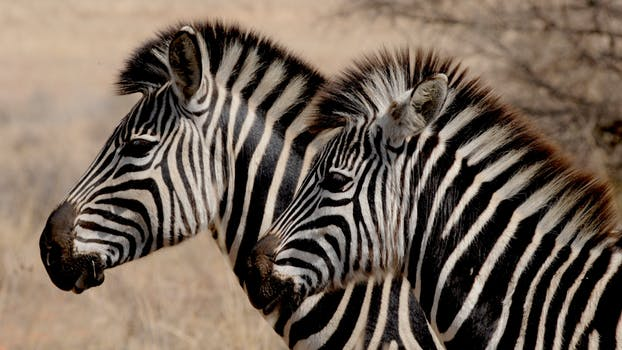
#> input picture images/zebras.jpg, 622 x 350 px
$ python gradients.py
#> lines starting #> are read from the running program, lines starting #| are printed output that depends on the picture; long printed decimals are rounded
import cv2
import numpy as np
import matplotlib.pyplot as plt
from skimage import filters


def f_NMS(Gm, Gd):
    num_rows, num_cols = Gm.shape[0], Gm.shape[1]
    Gd_bins = 45 * (np.round(Gd / 45))

    G_NMS = np.zeros(Gm.shape)

    neighbor_a, neighbor_b = 0., 0.

    for r in range(1, num_rows - 1):
        for c in range(1, num_cols - 1):
            angle = Gd_bins[r, c]
            if angle == 180. or angle == -180. or angle == 0.:
                neighbor_a, neighbor_b = Gm[r + 1, c], Gm[r - 1, c]
            elif angle == 90. or angle == -90.:
                neighbor_a, neighbor_b = Gm[r, c - 1], Gm[r, c + 1]
            elif angle == 45. or angle == -135.:
                neighbor_a, neighbor_b = Gm[r + 1, c + 1], Gm[r - 1, c - 1]
            elif angle == -45. or angle == 135.:
                neighbor_a, neighbor_b = Gm[r - 1, c + 1], Gm[r + 1, c - 1]
            else:
                print("error")
                return

            if Gm[r, c] > neighbor_a and Gm[r, c] > neighbor_b:
                G_NMS[r, c] = Gm[r, c]

    return G_NMS


img = cv2.imread("images/zebras.jpg", cv2.IMREAD_GRAYSCALE)
#> img: shape (350, 622); min 0, max 235, mean 104.2

kernel = cv2.getGaussianKernel(11, 2)

kernel = kernel.dot(kernel.T)

img_gaussian = cv2.filter2D(img, -1, kernel)
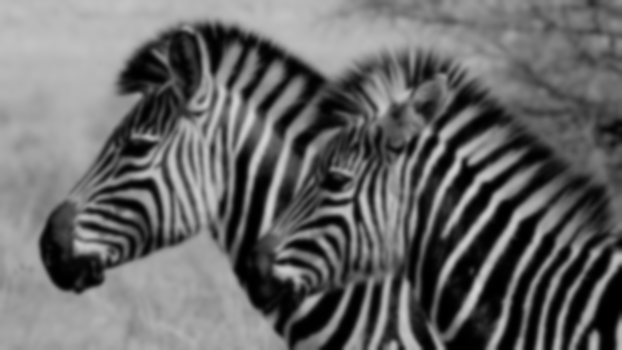
#> img_gaussian: shape (350, 622); min 0, max 211, mean 104.2

img_gaussian = np.float64(img_gaussian)

mask_x = np.zeros((2, 1))
mask_x[0] = -1
mask_x[1] = 1

I_x = cv2.filter2D(img_gaussian, -1, mask_x)
mask_y = mask_x.T
I_y = cv2.filter2D(img_gaussian, -1, mask_y)
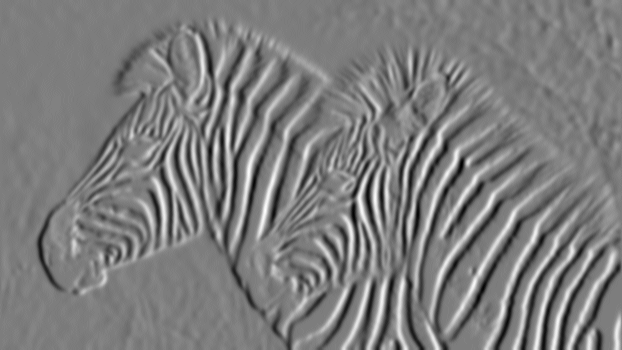
#> I_y: shape (350, 622) float64; min -38, max 39, mean -0.1; drawn with min black and max white

Gm = (I_x ** 2 + I_y ** 2) ** 0.5
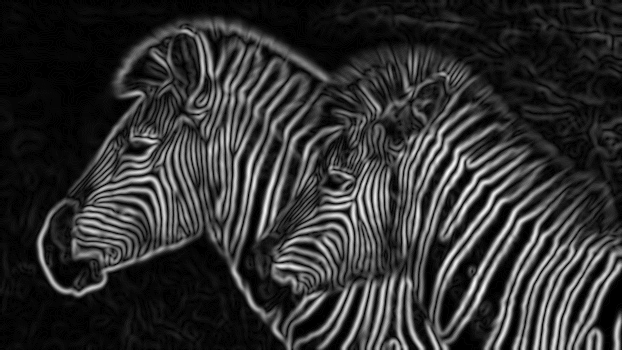
#> Gm: shape (350, 622) float64; min 0, max 40.8, mean 8; drawn with min black and max white
Gd = np.rad2deg(np.arctan2(I_y, I_x))

bins = np.array([-180., -135., -90., -45., 0., 45., 90., 135., 180.])

inds = np.digitize(Gd, bins) - 1
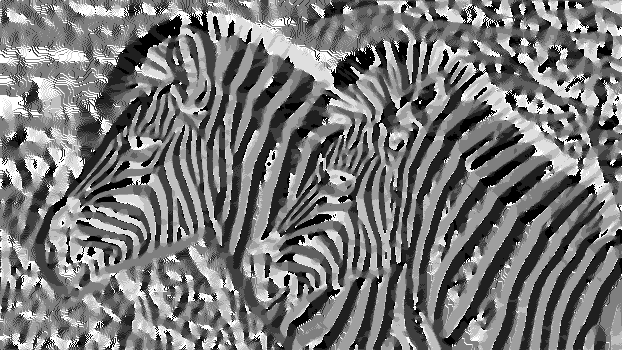
#> inds: shape (350, 622) int64; min 0, max 8, mean 3.77; drawn with min black and max white
Gd_bin = bins[inds.flatten()].reshape(Gd.shape)

print(Gd.max(), Gd.min())
#| 180.0 -178.363
G_NMS = f_NMS(Gm, Gd)
#> after the loop in f_NMS, `for r in range(1, num_rows - 1):`:
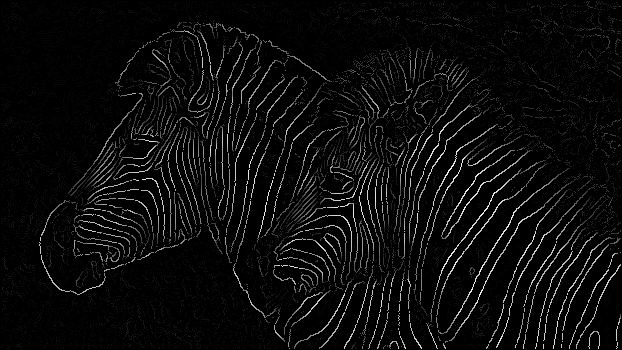
#> G_NMS: shape (350, 622) float64; min 0, max 40.8, mean 1.9; drawn with min black and max white

L = G_NMS.mean()
#> L = 1.88
H = L + G_NMS.std()
#> H = 8.1
E = filters.apply_hysteresis_threshold(G_NMS, L, H)
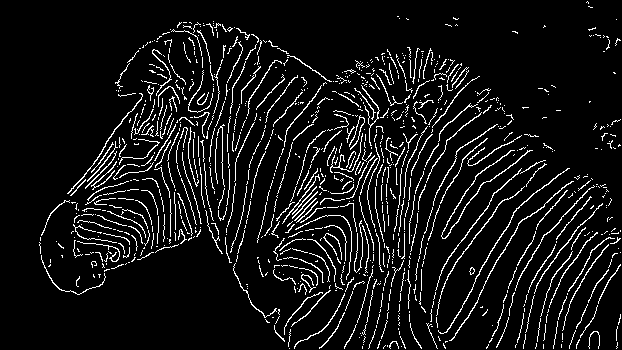
#> E: shape (350, 622) bool; 7.9% white in thin lines or dots

plt.figure(1)
# [19 lines of commented-out code are left out]

plt.subplot(121)
plt.imshow(G_NMS>15, cmap="gray")
plt.title("NMS")

plt.subplot(122)
plt.imshow(E, cmap="gray")
plt.title("Canny Edge Detection")

plt.show()
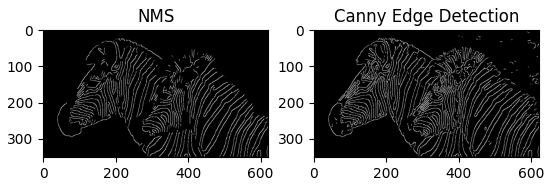
#> figure drawn by matplotlib, 2 panels

$ run again, with images/tiger.jpg copied over images/zebras.jpg
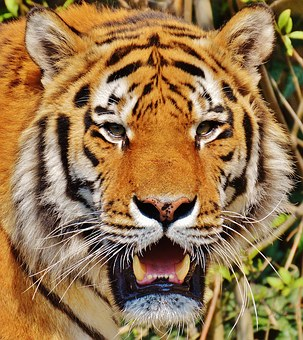
#> input picture images/tiger.jpg, 303 x 340 px
#| 180.0 -178.409
#> after the loop in f_NMS, `for r in range(1, num_rows - 1):`:
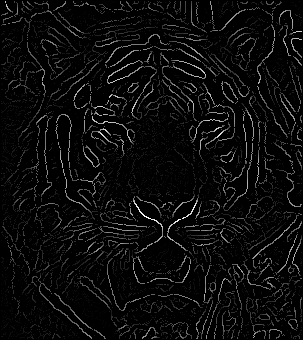
#> G_NMS: shape (340, 303) float64; min 0, max 46.24, mean 2.2; drawn with min black and max white
#> L = 2.16
#> H = 8.04
#> E: shape (340, 303) bool; 11.8% white in thin lines or dots
#> `plt.show()`:
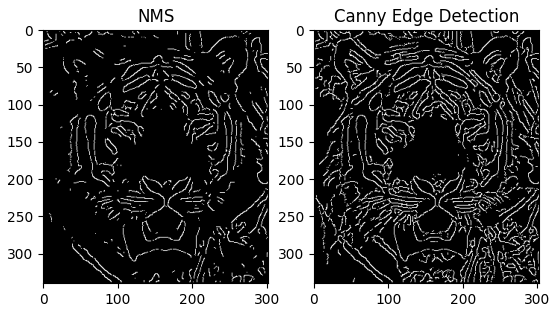
#> figure drawn by matplotlib, 2 panels
